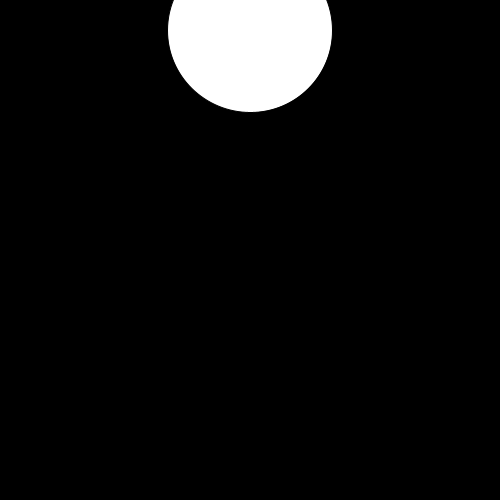
Frame 1 (no input)
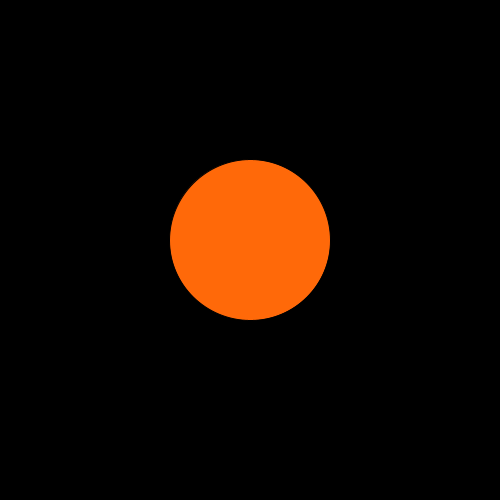
Frame 60 (the mouse pressed at the canvas centre just before this capture)
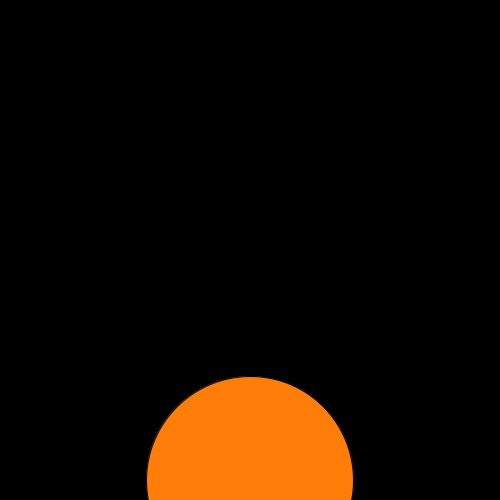
Frame 120 (the mouse held since frame 60 and released just before this capture)

The Processing sketch that drew these frames (run headless with seeded random() and noise(); from frame 60 on, the mouse is pressed at the canvas centre):

// Processing sketch: processing_31066
// ── processing_31066.pde

float x;
float y;
float z;
int speed = 30;
void setup () 
{
  background ((color) 0, 0, 0) ;
  size (500, 500) ;
}
void draw ()
{
  x = y+0 ;
  y = x+speed ;
  z = random (255) ;
  background (0, 0, 0);
  ellipse (250, y, z, z) ;
  fill ((x), random (y), random (z)) ;
  frameRate (500) ;
  if ( y>499) {
  speed = -speed;
}
if ( y<1 ){

speed=-speed;
}}
